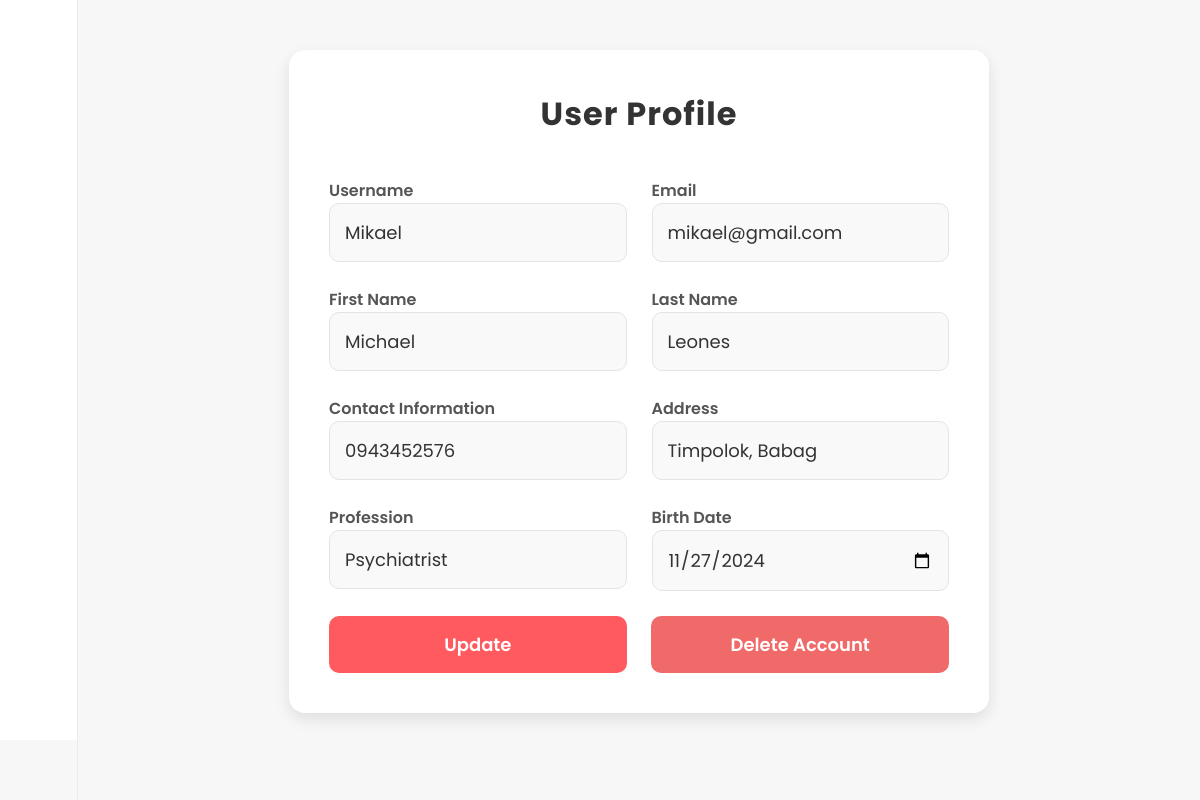
Before: /update_user/ (signed in) with the older database file.
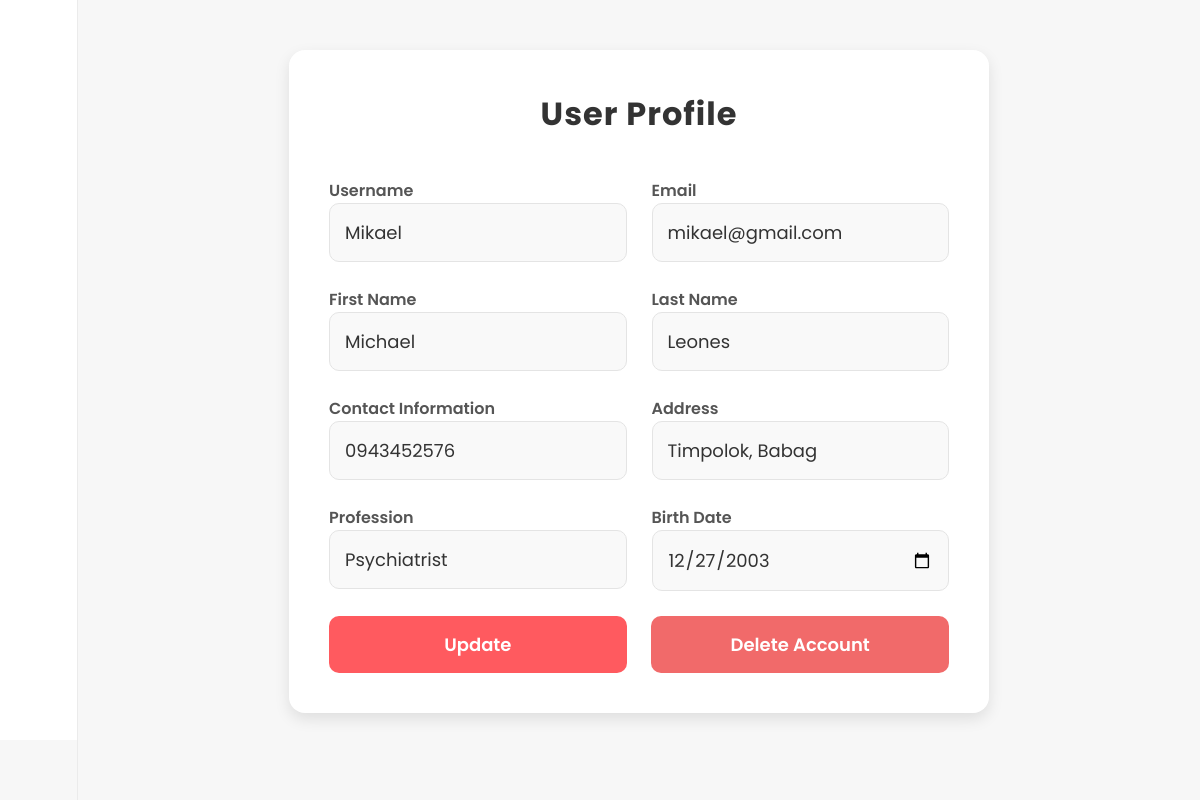
After: the same page with the newer database file.
### luwasapp/models.py (models this page shows, shortened)
class User(AbstractBaseUser, PermissionsMixin):
    email = models.EmailField(max_length=255, unique=True, default='')
    username = models.CharField(max_length=100, unique=True)
    first_name = models.CharField(max_length=30, blank=True)
    last_name = models.CharField(max_length=30, blank=True)
    contact_information = models.CharField(max_length=20)
    address = models.CharField(max_length=255)
    profession = models.CharField(max_length=255, null=True, blank=True)
    birth_date = models.DateField(null=True, blank=True)
    department = models.ForeignKey('Department', on_delete=models.CASCADE, related_name='users', null=True, blank=True)
    establishment = models.ForeignKey('Establishment', on_delete=models.CASCADE, related_name='users', null=True, blank=True)
    is_active = models.BooleanField(default=True)
    is_staff = models.BooleanField(default=False)
    date_joined = models.DateTimeField(auto_now_add=True)
    objects = CustomUserManager()
    USERNAME_FIELD = 'username'
    REQUIRED_FIELDS = ['email']

### luwasapp/views.py (the view, shortened to what this page needs)
# urls.py: path('update_user/', views.update_user_view, name='update_user'),
@login_required
def update_user_view(request):
    user = request.user
    return render(request, 'profile/update_user.html', {'user': user})

### luwasapp/templates/profile/update_user.html (shortened to what this page needs)
{% extends 'general/base.html' %}
{% load static %}
{% block extra_css %}
    <link rel="stylesheet" href="{% static 'user_update.css' %}">
{% endblock %}
{% block content %}
    <div class="container">
        <h2>User Profile</h2>
        <form method="post" class="form">
            <div class="form-row">
                <div class="form-group">
                    <label for="username">Username</label>
                    <input type="text" id="username" name="username" value="{{ user.username }}" readonly>
                </div>
                <div class="form-group">
                    <label for="email">Email</label>
                    <input type="email" id="email" name="email" value="{{ user.email }}" readonly>
                </div>
            </div>
            <div class="form-row">
                <div class="form-group">
                    <label for="first_name">First Name</label>
                    <input type="text" id="first_name" name="first_name" value="{{ user.first_name }}">
                </div>
                <div class="form-group">
                    <label for="last_name">Last Name</label>
                    <input type="text" id="last_name" name="last_name" value="{{ user.last_name }}">
                </div>
            </div>
            <div class="form-row">
                <div class="form-group">
                    <label for="contact_information">Contact Information</label>
                    <input type="text" id="contact_information" name="contact_information" value="{{ user.contact_information }}">
                </div>
                <div class="form-group">
                    <label for="address">Address</label>
                    <input type="text" id="address" name="address" value="{{ user.address }}">
                </div>
            </div>
            <div class="form-row">
                <div class="form-group">
                    <label for="profession">Profession</label>
                    <input type="text" id="profession" name="profession" value="{{ user.profession }}">
                </div>
                <div class="form-group">
                    <label for="birth_date">Birth Date</label>
                    <input type="date" id="birth_date" name="birth_date" value="{{ user.birth_date|date:"Y-m-d" }}">
                </div>
            </div>
            <div class="button-container">
                <button type="submit" class="btn btn-primary">Update</button>
                <button type="button" class="btn btn-danger" onclick="deleteAccount()">Delete Account</button>
            </div>
        </form>
    </div>
{% endblock %}

Changed rows visible on the page:
changed User "Mikael": birth_date "11/27/2024" → "12/27/2003"
